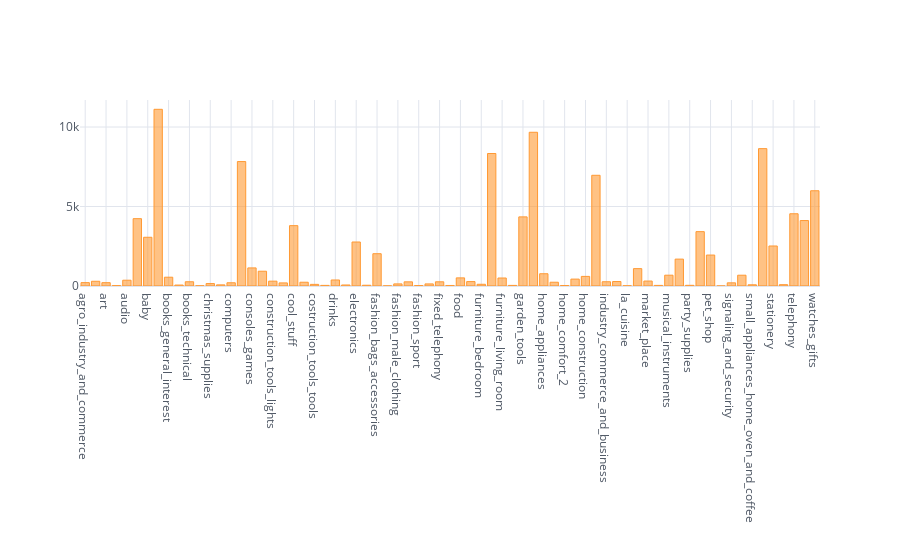

This figure's notebook cell:
### Markdown cell above
### (2) 시각화

### Code cell
import chart_studio.plotly as py
import cufflinks as cf
cf.go_offline(connected = True)

ordered_products_category.iplot(kind = 'bar', theme = 'white')

### Figure 1 — Plotly figure (JSON) as saved in the notebook; plotly's stock layout.template omitted (floating-point values rounded to 4 significant figures)
{"data": [{"marker": {"color": "rgba(255, 153, 51, 0.6)", "line": {"color": "rgba(255, 153, 51, 1.0)", "width": 1}}, "name": "order_count", "orientation": "v", "text": "", "type": "bar", "x": ["agro_industry_and_commerce", "air_conditioning", "art", "arts_and_craftmanship", "audio", "auto", "baby", "bed_bath_table", "books_general_interest", "books_imported", "books_technical", "cds_dvds_musicals", "christmas_supplies", "cine_photo", "computers", "computers_accessories", "consoles_games", "construction_tools_construction", "construction_tools_lights", "construction_tools_safety", "cool_stuff", "costruction_tools_garden", "costruction_tools_tools", "diapers_and_hygiene", "drinks", "dvds_blu_ray", "electronics", "fashio_female_clothing", "fashion_bags_accessories", "fashion_childrens_clothes", "fashion_male_clothing", "fashion_shoes", "fashion_sport", "fashion_underwear_beach", "fixed_telephony", "flowers", "food", "food_drink", "furniture_bedroom", "furniture_decor", "furniture_living_room", "furniture_mattress_and_upholstery", "garden_tools", "health_beauty", "home_appliances", "home_appliances_2", "home_comfort_2", "home_confort", "home_construction", "housewares", "industry_commerce_and_business", "kitchen_dining_laundry_garden_furniture", "la_cuisine", "luggage_accessories", "market_place", "music", "musical_instruments", "office_furniture", "party_supplies", "perfumery", "pet_shop", "security_and_services", "signaling_and_security", "small_appliances", "small_appliances_home_oven_and_coffee", "sports_leisure", "stationery", "tablets_printing_image", "telephony", "toys", "watches_gifts"], "y": [212, 297, 209, 24, 364, 4235, 3065, 11115, 553, 60, 267, 14, 153, 72, 203, 7827, 1137, 929, 304, 194, 3796, 238, 103, 39, 379, 64, 2767, 48, 2031, 8, 132, 262, 30, 131, 264, 33, 510, 278, 109, 8334, 503, 38, 4347, 9670, 771, 238, 30, 434, 604, 6964, 268, 281, 14, 1092, 311, 38, 680, 1691, 43, 3419, 1947, 2, 199, 679, 76, 8641, 2517, 83, 4545, 4117, 5991]}], "layout": {"legend": {"bgcolor": "#FFFFFF", "font": {"color": "#4D5663"}}, "paper_bgcolor": "#FFFFFF", "plot_bgcolor": "#FFFFFF", "title": {"font": {"color": "#4D5663"}}, "xaxis": {"gridcolor": "#E1E5ED", "showgrid": true, "tickfont": {"color": "#4D5663"}, "title": {"font": {"color": "#4D5663"}, "text": ""}, "zerolinecolor": "#E1E5ED"}, "yaxis": {"gridcolor": "#E1E5ED", "showgrid": true, "tickfont": {"color": "#4D5663"}, "title": {"font": {"color": "#4D5663"}, "text": ""}, "zerolinecolor": "#E1E5ED"}}}
